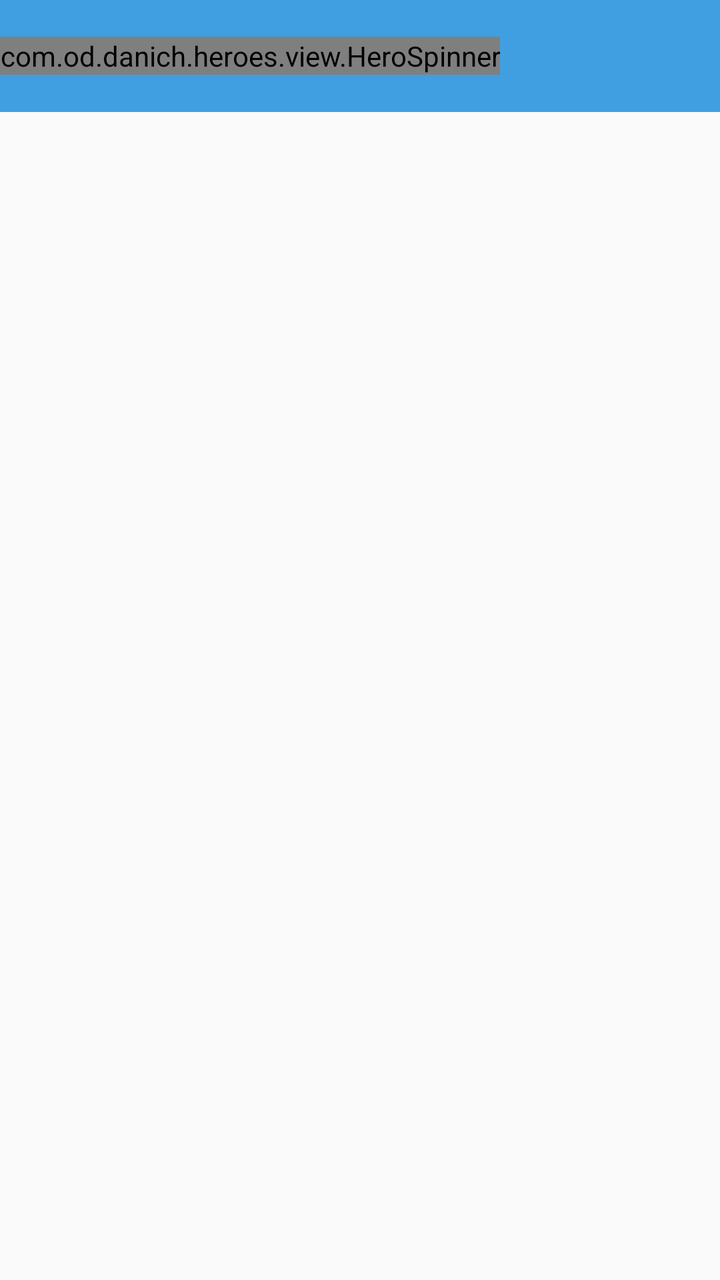
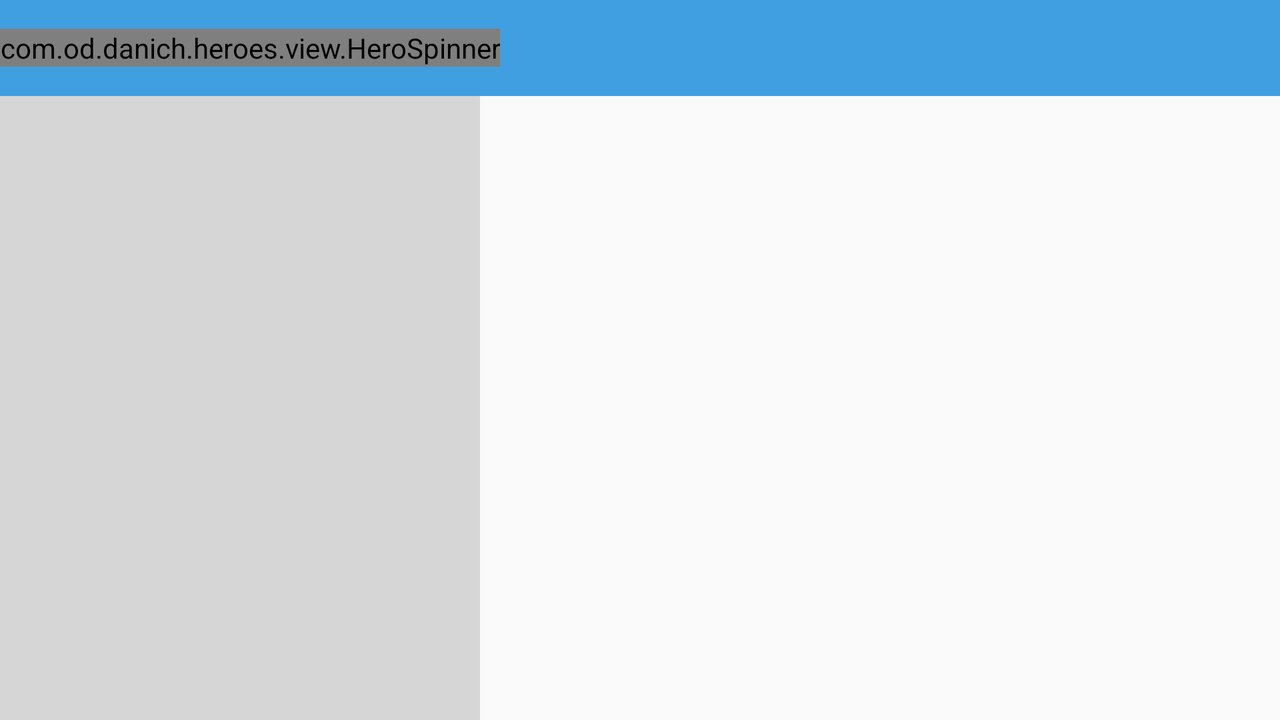

The same Android screen from two of the app's own layout files: first res/layout/ as a phone draws it, then the repository's variant for another configuration, drawn on a device whose configuration selects that folder. Both files follow.
<!-- AndroidManifest.xml: application theme AppTheme -->
<!-- res/layout/activity_main.xml -->
<?xml version="1.0" encoding="utf-8"?>

<android.support.v4.widget.DrawerLayout
    xmlns:android="http://schemas.android.com/apk/res/android"
    android:id="@+id/drawer_layout"
    android:layout_width="match_parent"
    android:layout_height="match_parent">

    <LinearLayout
        android:layout_width="match_parent"
        android:layout_height="match_parent"
        android:orientation="vertical">

        <include layout="@layout/toolbar_main"/>

        <android.support.v7.widget.RecyclerView
            android:id="@+id/rvItems"
            android:layout_width="wrap_content"
            android:layout_height="wrap_content"/>
    </LinearLayout>

    <include layout="@layout/navigation_menu"/>
</android.support.v4.widget.DrawerLayout>
<!-- res/layout/toolbar_main.xml (included above) -->
<?xml version="1.0" encoding="utf-8"?>

<LinearLayout xmlns:android="http://schemas.android.com/apk/res/android"
    xmlns:app="http://schemas.android.com/apk/res-auto"
    android:orientation="vertical"
    android:layout_width="match_parent"
    android:layout_height="wrap_content"
    android:background="@color/blue"
    android:layout_gravity="right">

    <android.support.v7.widget.Toolbar
        android:id="@+id/toolbar"
        android:layout_height="wrap_content"
        android:layout_width="match_parent"
        android:elevation="4dp"
        app:popupTheme="@style/ThemeOverlay.AppCompat.Light"
        app:theme="@style/ThemeToolbar"
        app:contentInsetEnd="0dp"
        app:contentInsetStart="0dp"
        android:layout_gravity="right">
        <com.od.danich.heroes.view.HeroSpinner
            android:id="@+id/sp_names"
            android:layout_width="wrap_content"
            android:layout_height="wrap_content"

            android:spinnerMode="dropdown"

            android:background="@android:color/transparent"
            android:drawSelectorOnTop="true"
            android:layout_marginRight="25dp" />
        
        
            
            
            
            
    </android.support.v7.widget.Toolbar>



</LinearLayout>
<!-- res/layout/navigation_menu.xml (included above) -->
<?xml version="1.0" encoding="utf-8"?>
<LinearLayout xmlns:android="http://schemas.android.com/apk/res/android"
    android:orientation="vertical"
    android:layout_width="240dp"
    android:layout_gravity="start"
    android:layout_height="match_parent">
    <ListView
        android:id="@+id/left_drawer"
        android:layout_width="240dp"
        android:layout_height="match_parent"
        android:layout_gravity="start"
        android:choiceMode="singleChoice"
        android:divider="@android:color/transparent"
        android:dividerHeight="0dp"
        android:background="@color/grey_light"/>
</LinearLayout>
<!-- resources referenced by this layout -->
<resources>
  <color name="blue">#3f9fe0</color>
  <color name="grey_light">#d6d6d6</color>
  <style name="ThemeToolbar" parent="@style/ThemeOverlay.AppCompat.Dark.ActionBar">
  
      
      <item name="colorControlNormal">@color/colorAccent</item>
      
      </style>
  <style name="AppTheme" parent="Theme.AppCompat.Light.NoActionBar">
          
          <item name="colorPrimary">@color/colorPrimary</item>
          <item name="colorPrimaryDark">@color/colorPrimaryDark</item>
          <item name="colorAccent">@color/colorAccent</item>
      </style>
  <color name="colorAccent">#FF4081</color>
  <color name="colorPrimary">#3F51B5</color>
  <color name="colorPrimaryDark">#303F9F</color>
</resources>
<!-- res/layout-land/activity_main.xml (the repository's variant of the layout above) -->
<!-- drawn on the phone turned sideways -->
<?xml version="1.0" encoding="utf-8"?>
<LinearLayout
    xmlns:android="http://schemas.android.com/apk/res/android"
    android:id="@+id/naw_layout"
    android:layout_width="match_parent"
    android:layout_height="match_parent"
    android:orientation="vertical">

    <include layout="@layout/toolbar_main"/>

    <LinearLayout
        android:layout_width="match_parent"
        android:layout_height="match_parent"
        android:orientation="horizontal">

        <include layout="@layout/navigation_menu"/>
        <android.support.v7.widget.RecyclerView
            android:id="@+id/rvItems"
            android:layout_width="wrap_content"
            android:layout_height="wrap_content"/>
    </LinearLayout>


</LinearLayout>
